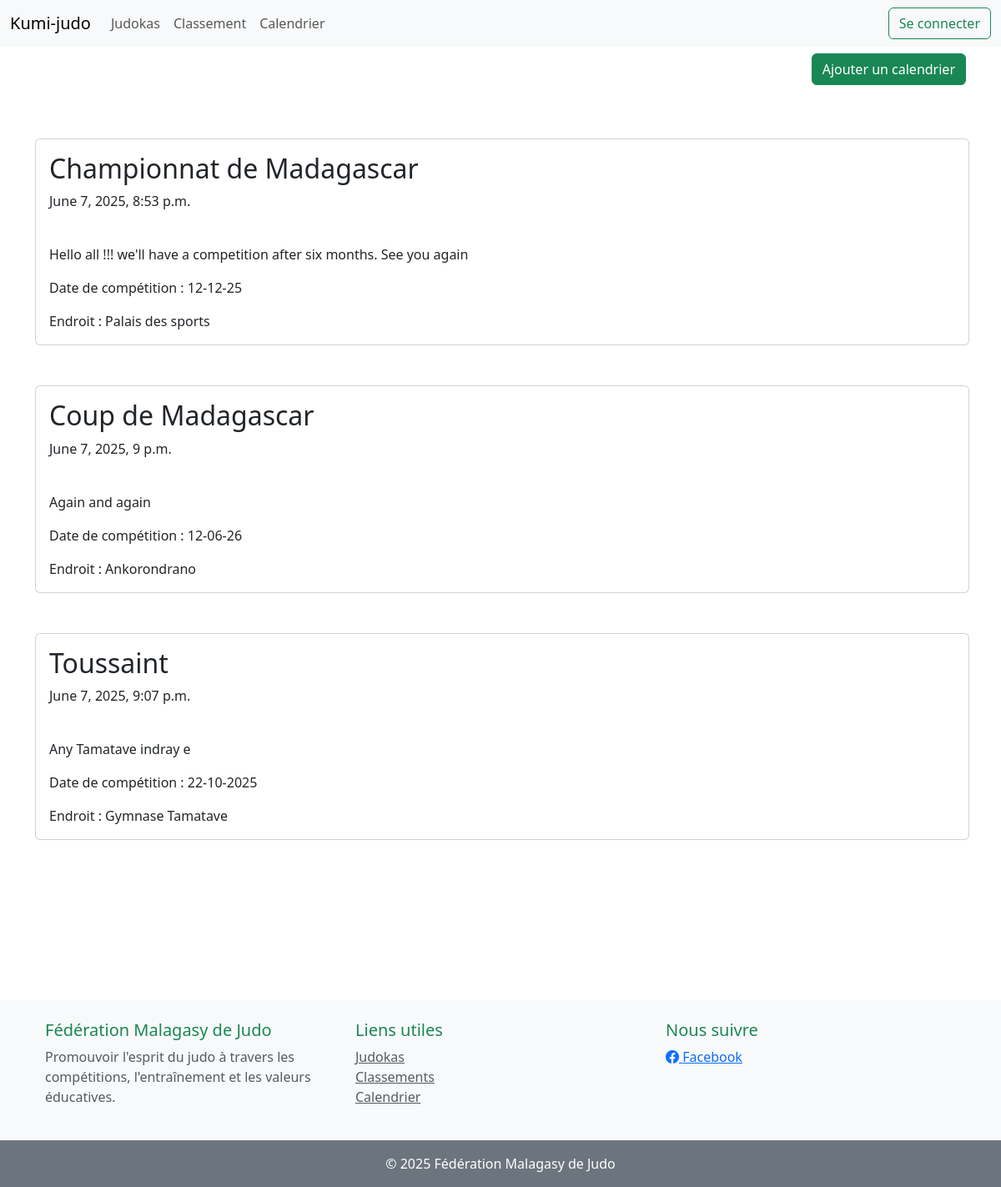
The page /calendriers on the database its author committed.
### calendrier/models.py (models this page shows, shortened)
class Calendrier(models.Model):
    titre = models.CharField(max_length=200)  # Titre de l'événement
    description = models.TextField()  # Description de l'événement
    date_competiton = models.CharField(max_length=200)  # Date de la compétition (sous forme de texte)
    endroit = models.CharField(max_length=100)  # Lieu de la compétition
    date_publication = models.DateTimeField(auto_now_add=True)  # Date d'enregistrement automatique

### calendrier/views.py (the view)
# urls.py: path('', index, name='indexCalendrier'),  # Page principale qui liste les calendriers
def index(request, *args, **kwargs):
    liste_calendrier = Calendrier.objects.all()  # Récupère tous les événements
    context = {
        'calendriers': liste_calendrier,
        'titre': 'Titre calendrier',
    }
    return render(request, 'calendriers/indexCalendrier.html', context)

### templates/calendriers/indexCalendrier.html
{% extends 'base.html' %}
{% block content %}
<div class="mb-3 text-end">
    <a href="{% url 'calendriers:create_calendrier' %}" class="btn btn-success">Ajouter un calendrier</a>
</div>
<div class="row">
    {% for calendrier in calendriers %}
    <div class=""><br><br>
        <div class="card" style="width: 70rem;">
            <div class="card-body">
                <h2 class="card-title">{{ calendrier.titre}}</h2>
                <p class="card-text">{{ calendrier.date_publication}}</p><br>
                <p class="card-text">{{ calendrier.description}}</p>
                <p class="card-text"> Date de compétition : {{ calendrier.date_competiton}}</p>
                <p class="card-text"> Endroit : {{ calendrier.endroit}}</p>
            </div>
        </div>
    </div>
    {% endfor %}
</div>
{% endblock %}

### rows shown on the page
Calendrier: titre "Championnat de Madagascar", date_publication "June 7, 2025, 8:53 p.m.", description "Hello all !!! we'll have a competition after six months. See you again", date_competiton "12-12-25", endroit "Palais des sports"
Calendrier: titre "Coup de Madagascar", date_publication "June 7, 2025, 9 p.m.", description "Again and again", date_competiton "12-06-26", endroit "Ankorondrano"
Calendrier: titre "Toussaint", date_publication "June 7, 2025, 9:07 p.m.", description "Any Tamatave indray e", date_competiton "22-10-2025", endroit "Gymnase Tamatave"
